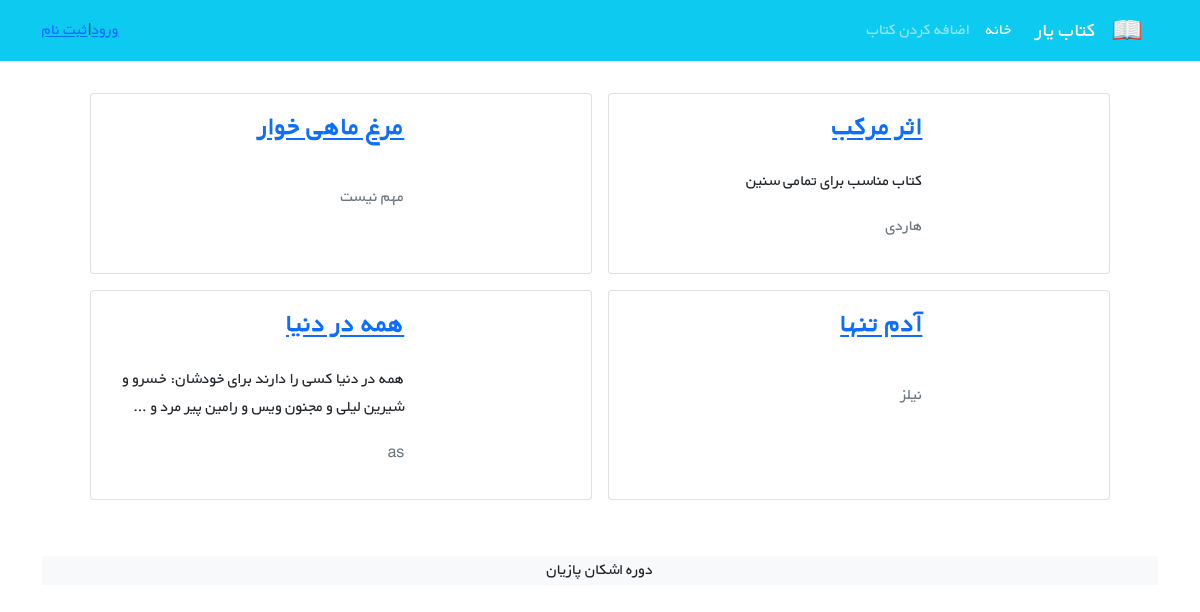
/books/, run on an earlier commit of the app's database.
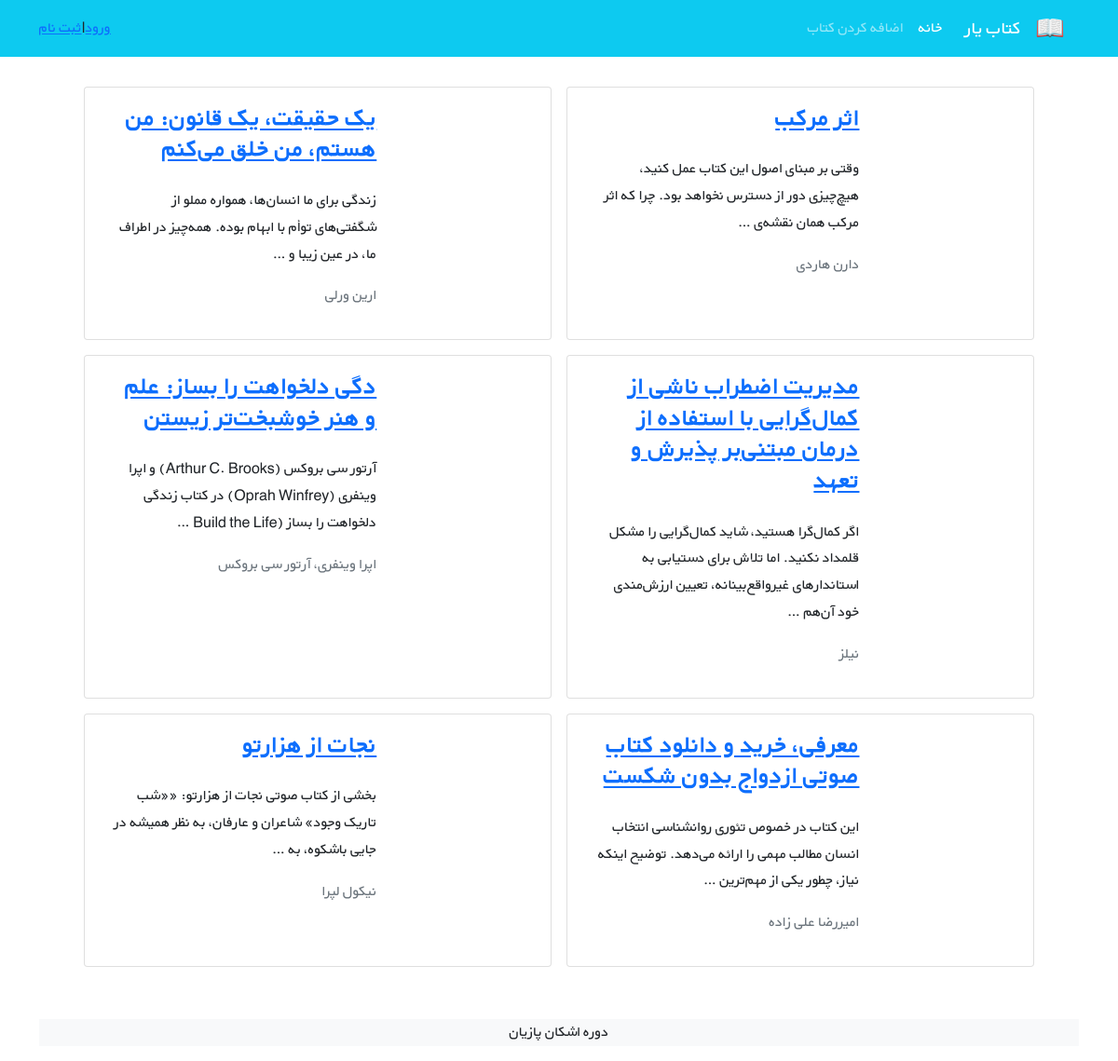
And on a later commit of the database.
### books/models.py (models this page shows, shortened)
class Book(models.Model):
    title = models.CharField(max_length=200)
    author = models.CharField(max_length=50)
    price = models.DecimalField(max_digits=100 , decimal_places=2)
    content = models.TextField()
    description = models.TextField()
    cover = models.ImageField(upload_to='media/covers/' ,blank=True)
    def get_absolute_url(self):
        return reverse('book_detail', args=[self.id])

### books/views.py (the view)
# urls.py: path('', views.BookListView.as_view(), name='book_list'),
class BookListView(generic.ListView):
    model = Book
    template_name = 'books/books_list.html'
    context_object_name = 'books'

### books/templates/books/books_list.html (shortened to what this page needs)
{% extends '_base.html' %}
{% load crispy_forms_tags %}
{% block content %}
 <div class="container mt-4">
    <div class="row flex-row-reverse justify-content-md-center">
        {% for book in books %}
        <div class="card m-2" style="max-width: 45%">
            <div class="row g-0 h-100" dir="rtl">
                <div class="col-md-4">
                </div>
                <div class="col-md-8 h-100">
                    <div class="d-flex flex-column justify-content-between h-100">
                        <div class="card-body">
                            <a href="{{ book.get_absolute_url }}">
                            <h3 class="card-title"><strong>{{ book.title }}</strong></h3></a>
                            <p class="card-text pt-3">
                                {{ book.description|truncatewords:20}}
                            </p>
                            <p class="text-muted"> {{ book.author }}</p>
                        </div>
                    </div>
                </div>
            </div>
        </div>
        {% endfor %}
    </div>
</div>
<footer class="bg-light text-center text-lg-start mt-5">
  <div class="text-center bg-grey">
      <p>دوره اشکان پازیان <a class="text-dark"  target="_blank"></a></p>
  </div>
</footer>
{% endblock %}

### templates/_base.html (shortened to what this page needs)
{% load static %}
<!doctype html>
<html lang="en">
<head>
    <link href="https://cdn.jsdelivr.net/npm/bootstrap@5.1.3/dist/css/bootstrap.min.css" rel="stylesheet"
>
    <link rel="stylesheet" href="{% static 'css/style.css' %}">
</head>
<body>
<nav class="navbar navbar-expand-lg navbar-dark bg-info" dir="rtl">
    <div class="container">
        <a class="navbar-brand" href="#">
            <img src="../static/icons/book.png" alt="" height="30"
                 class="d-inline-block align-text-top">
        </a>
        <a class="navbar-brand mx-3" href="#">کتاب یار</a>
        <div class="collapse navbar-collapse" id="navbarNavAltMarkup">
            <div class="navbar-nav">
                <a class="nav-link active" aria-current="page" href="{% url 'book_list' %}">خانه</a>
                <a class="nav-link" href="{% url 'book_create' %}">اضافه کردن کتاب</a>
            </div>
        </div>
        {% if user.is_authenticated %}
        <div class="mx-2 text-white">{{ request.user.username }} |
            <a class="link-light text-decoration-none" href="{% url 'logout' %}">خروج</a>
            {% else %}
            <a href="{% url 'login' %}">ورود </a>|   <a href="{% url 'signup' %}">ثبت نام </a>
        {% endif %}
    </div>
</nav>
<div class="container">
    {% block content %}
    {% endblock content %}
</div>
</body>
</html>

### static/css/style.css (style rules this page uses)
* { font-family: 'BYekan', sans-serif; line-height: 1.8rem; }

What changed in the data, as far as the page shows it:
removed Book: title "مرغ ماهی خوار", author "مهم نیست"
removed Book: title "همه در دنیا", description "همه در دنیا کسی را دارند برای خودشان: خسرو و شیرین لیلی و مجنون ویس و رامین پیر مرد و …", author "as"
changed Book "اثر مرکب": description "کتاب مناسب برای تمامی سنین" → "وقتی بر مبنای اصول این کتاب عمل کنید، هیچ‌چیزی دور از دسترس نخواهد بود. چرا که اثر مرکب همان نقشه‌ی …"; author "هاردی" → "دارن هاردی"
added Book: title "یک حقیقت، یک قانون: من هستم، من خلق می‌کنم", description "زندگی برای ما انسان‌ها، همواره مملو از شگفتی‌های توأم با ابهام بوده. همه‌چیز در اطراف ما، در عین زیبا و …", author "ارین ورلی"
changed Book "نیلز": title "آدم تنها" → "مدیریت اضطراب ناشی از کمال‌گرایی با استفاده از درمان مبتنی‌بر پذیرش و تعهد"; description (not shown) → "اگر کمال‌گرا هستید، شاید کمال‌گرایی را مشکل قلمداد نکنید. اما تلاش برای دستیابی به استاندارهای غیرواقع‌بینانه، تعیین ارزش‌مندی خود آن‌هم …"
added Book: title "دگی دلخواهت را بساز: علم و هنر خوشبخت‌تر زیستن", description "آرتور سی بروکس (Arthur C. Brooks) و اپرا وینفری (Oprah Winfrey) در کتاب زندگی دلخواهت را بساز (Build the Life …", author "اپرا وینفری، آرتور سی بروکس"
added Book: title "معرفی، خرید و دانلود کتاب صوتی ازدواج بدون شکست", description "این کتاب در خصوص تئوری روانشناسی انتخاب انسان مطالب مهمی را ارائه می‌دهد. توضیح اینکه نیاز، چطور یکی از مهم‌ترین …", author "امیررضا علی زاده"
added Book: title "نجات از هزارتو", description "بخشی از کتاب صوتی نجات از هزارتو: ««ﺷﺐ ﺗﺎرﯾﮏ وﺟﻮد» ﺷﺎﻋﺮان و ﻋﺎرﻓﺎن، ﺑﻪ ﻧﻈﺮ ﻫﻤﯿﺸﻪ در ﺟﺎﯾﯽ ﺑﺎﺷﮑﻮه، ﺑﻪ …", author "نیکول لپرا"
